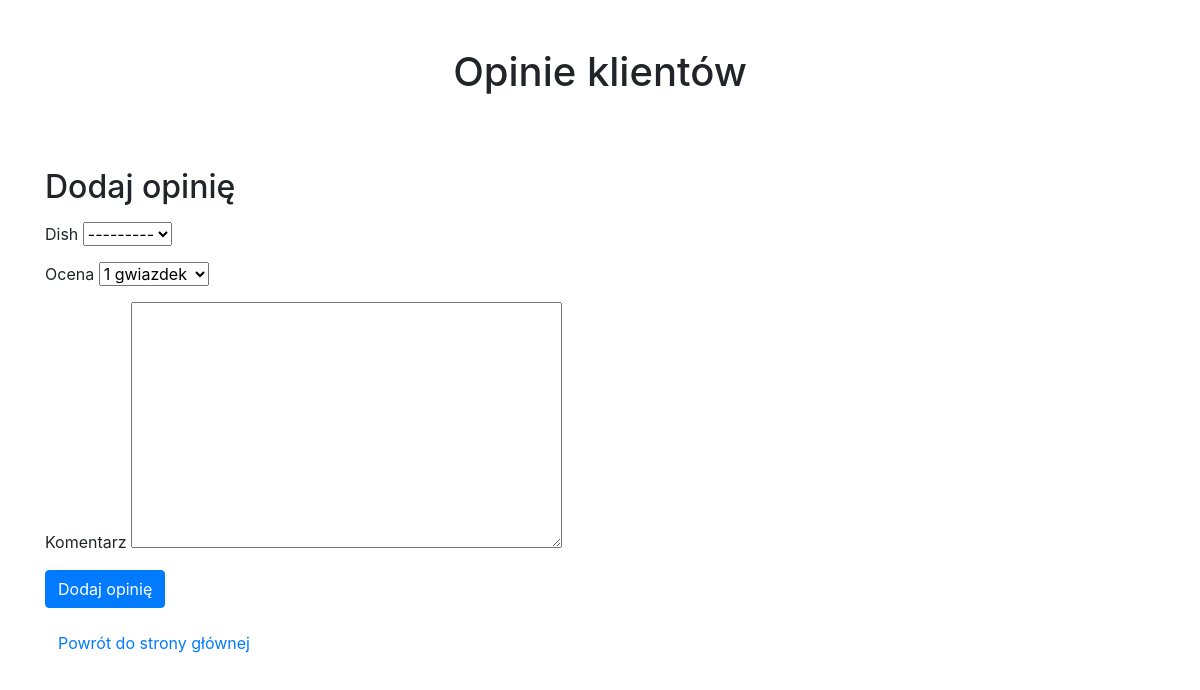
The page /reviews/ on the database as committed earlier.
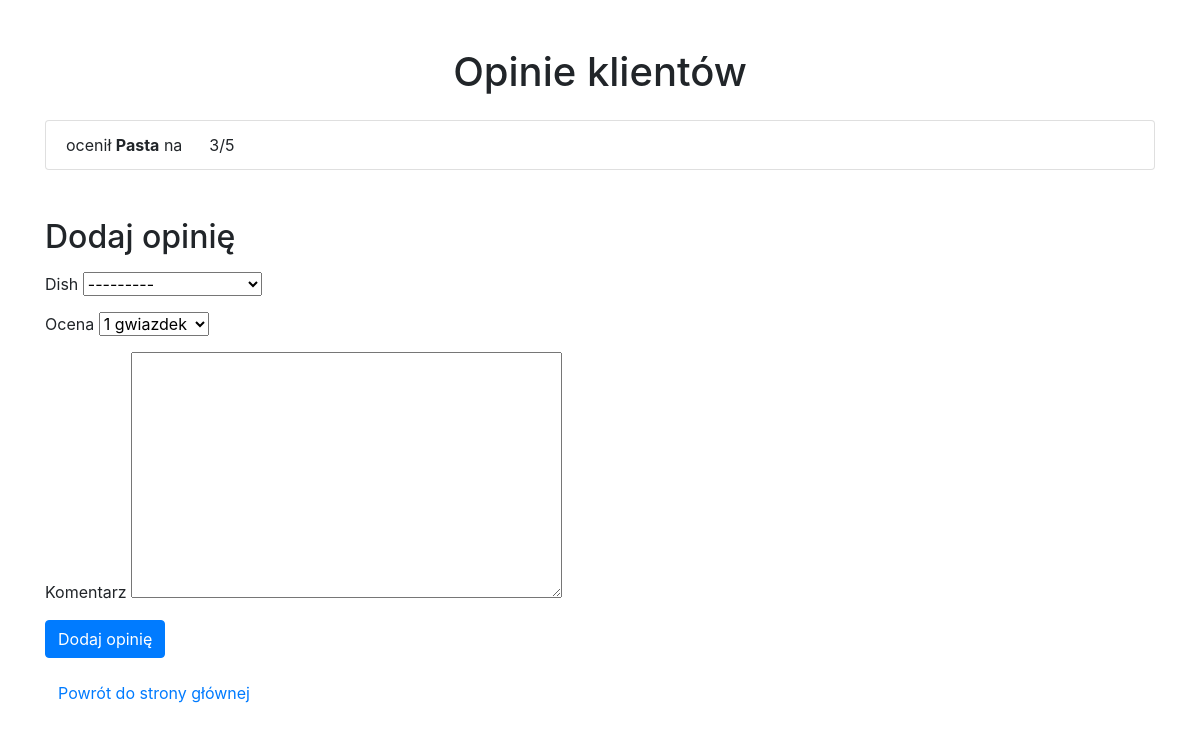
The same page on the database as committed later.
### restauracja/models.py (models this page shows, shortened)
class Review(models.Model):
    user = models.ForeignKey(User, on_delete=models.CASCADE, null=True, blank=True)  # Allow NULL and blank values
    dish = models.ForeignKey(Dish, on_delete=models.CASCADE)
    rating = models.IntegerField()
    comment = models.TextField(default='No comment provided')

class Dish(models.Model):
    name = models.CharField(max_length=100)
    description = models.TextField()
    price = models.DecimalField(max_digits=6, decimal_places=2)
    available = models.BooleanField(default=True)
    image = models.ImageField(upload_to='dishes/', blank=True, null=True)
    class Meta:
        app_label = 'restauracja'
    def __str__(self):
        return self.name

### restauracja/views.py (the view)
# urls.py: path('reviews/', views.reviews_view, name='reviews'),
def reviews_view(request):
    reviews = Review.objects.select_related('user', 'dish').all()  # Fetch all reviews with related data
    star_range = range(1, 6)  # Generate a range from 1 to 5
    if request.method == 'POST':
        form = ReviewForm(request.POST)
        if form.is_valid():
            review = form.save(commit=False)
            if request.user.is_authenticated:  # If the user is authenticated, assign the review to them
                review.user = request.user
            else:
                review.user = None  # If not authenticated, assign a default value (e.g., Anonymous or None)
                messages.error(request, 'Musisz być zalogowany, aby dodać opinię.')  # Inform about login requirement
            review.save()
            messages.success(request, 'Dziękujemy za dodanie opinii!')  # Add success message
            return redirect('reviews')  # Redirect to the same page after successful submission
    else:
        form = ReviewForm()
    return render(request, 'reviews.html', {'reviews': reviews, 'form': form, 'star_range': star_range})

### restauracja/forms.py
class ReviewForm(forms.ModelForm):
    class Meta:
        model = Review
        fields = ['dish', 'rating', 'comment']
    comment = forms.CharField(widget=forms.Textarea, required=False, label="Komentarz")
    rating = forms.ChoiceField(choices=[(i, f'{i} gwiazdek') for i in range(1, 6)], label="Ocena")

### restauracja/templates/reviews.html (shortened to what this page needs)
<!DOCTYPE html>
<html lang="pl">
<head>
    <link href="https://stackpath.bootstrapcdn.com/bootstrap/4.5.2/css/bootstrap.min.css" rel="stylesheet">
</head>
<body>
    <div class="container mt-5">
        <h1 class="text-center mb-4">Opinie klientów</h1>
        <ul class="list-group">
            {% for review in reviews %}
                <li class="list-group-item">
                    <strong>{{ review.user.username }}</strong> ocenił <strong>{{ review.dish.name }}</strong> na
                    <span class="star-rating">
                    </span>
                    {{ review.rating }}/5
                </li>
            {% endfor %}
        </ul>
        <h2 class="mt-5">Dodaj opinię</h2>
        <form method="post" class="mt-3">
            <div class="form-group">
                {{ form.dish.label }}
                {{ form.dish }}
            </div>
            <div class="form-group">
                {{ form.rating.label }}
                {{ form.rating }}
            </div>
            <div class="form-group">
                {{ form.comment.label }}
                {{ form.comment }}
            </div>
            <button type="submit" class="btn btn-primary">Dodaj opinię</button>
        </form>
        <a href="{% url 'home' %}" class="btn btn-link mt-3">Powrót do strony głównej</a>
    </div>
</body>
</html>

Rows that differ between the two databases and show on the page:
added Review: dish.name "Pasta", rating "3"
